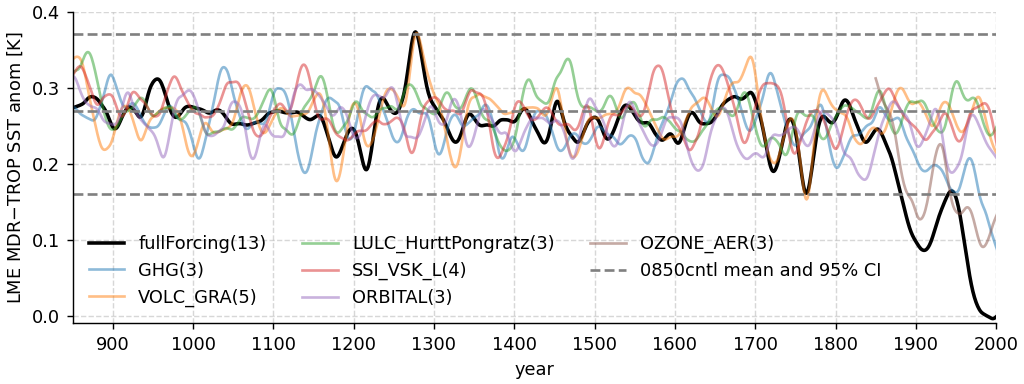

Python code for this plot:
#!/usr/bin/env python
# Wenchang Yang (wenchang@princeton.edu)
# Mon Jan 10 13:38:55 EST 2022
if __name__ == '__main__':
    import sys
    from misc.timer import Timer
    tt = Timer('start ' + ' '.join(sys.argv))
import sys, os.path, os, glob, datetime
import xarray as xr, numpy as np, pandas as pd, matplotlib.pyplot as plt
#more imports
from misc.shell import run_shell
#
if __name__ == '__main__':
    tt.check('end import')
#
#start from here
#import xfilter
#n_window = 40
#lowpass = lambda da: da.filter.lowpass(1/n_window, dim='year', padtype='even')
 
#start from here
daname = 'rMDRa'
#historical exps
ifile = f'data/LME/LME_{daname}_7cases_smooth40yr_ensmean.nc'
#ds = xr.open_dataset(ifile)
#print('[loaded]:', ifile)
ifile_cached = __file__.replace('.py', '.nc')
if not os.path.exists(ifile_cached): run_shell(f'cp {ifile} {ifile_cached}')
ds = xr.open_dataset(ifile_cached)
print('[loaded]:', ifile_cached, 'from', ifile)
#ctl exp
case_ctl = '0850cntl'
ifile = f'data/LME/LME_sstTC_{case_ctl}_{daname}_smooth40yr_spread.nc'
#ds_ctl = xr.open_dataset(ifile)
#print('[loaded]:', ifile)
ifile_cached = __file__.replace('.py', '__ctl.nc')
if not os.path.exists(ifile_cached): run_shell(f'cp {ifile} {ifile_cached}')
ds_ctl = xr.open_dataset(ifile_cached)
print('[loaded]:', ifile_cached, 'from', ifile)

 
def wyplot(ax=None):
    if ax is None:
        figsize = (8,3)
        fig, ax = plt.subplots(figsize=figsize)
    #full forcing exp
    case = 'fullForcing'
    label = f'{case}({ds.ens_size.sel(case=case).item()})'
    ds[daname].sel(case=case).plot(ax=ax, color='k', label=label, lw=2)

    #partial forcing exps
    ax.set_prop_cycle(None)
    for case in ds.case.values[1:]:
        label = f'{case}({ds.ens_size.sel(case=case).item()})'
        ds[daname].sel(case=case).plot(ax=ax, label=label, alpha=0.5)

    #cntl spread
    da = ds_ctl[daname]
    color, linestyle = 'gray', '--'
    ax.axhline(da.sel(quantile=2), color=color, ls=linestyle, label=f'{case_ctl} mean and 95% CI') #quantile = 2 denotes mean here
    ax.axhline(da.sel(quantile=0.025), color=color, ls=linestyle)
    ax.axhline(da.sel(quantile=0.975), color=color, ls=linestyle)


    ax.legend(ncol=3)
    if daname == 'HU':
        ax.set_ylim(5,11)
    elif daname == 'rMDRa':
        ax.set_ylim(-0.01, 0.4)
    elif daname == 'TROPa':
        ax.set_ylim(-0.7, 0.7)
    ax.set_xlim(850,2000)
    ax.set_xticks(range(2000,850,-100))
    ax.set_title('')
    if daname in ('HU', 'MH'):
        ax.set_ylabel(f'LME {daname} count')
    elif daname == 'rMDRa':
        ax.set_ylabel(f'LME MDR$-$TROP SST anom [K]')
    elif daname in ('TROPa',):
        ax.set_ylabel(f'LME TROP SST anom [K]')
        
 
if __name__ == '__main__':
    from wyconfig import * #my plot settings
    plt.close()
    wyplot()
    
    #savefig
    if len(sys.argv)>1 and 'savefig' in sys.argv or 's' in sys.argv:
        figname = __file__.replace('.py', f'.png')
        if 'overwritefig' in sys.argv or 'o' in sys.argv:
            wysavefig(figname, overwritefig=True)
        else:
            wysavefig(figname)
    tt.check(f'**Done**')
    plt.show()
    
